Frame 1 (no input): blank canvas, image omitted
Frame 60 (the mouse pressed at the canvas centre just before this capture): blank canvas, image omitted
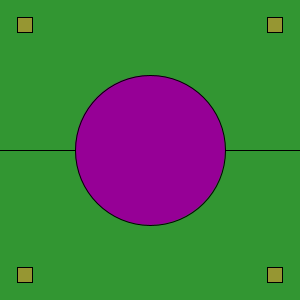
Frame 120 (the mouse held since frame 60 and released just before this capture)

The Processing sketch whose frames 1 and 60 were blank and that drew this single picture after the mouse press (run headless with seeded random() and noise(); from frame 60 on, the mouse is pressed at the canvas centre):

// Processing sketch: processing_35644
// ── processing_35644.pde

void setup() {
  size(300, 300);
}

void draw() {

  int x = 50;

  background(x, mouseX, x);

  rectMode(CENTER);
  fill(mouseY, X, mouseX);
  rect(width/2, height/2, -mouseX-mouseY, mouseY-mouseX);

  fill(mouseX, X, mouseY);
  ellipseMode(CENTER);
  ellipse(width/2, height/2, mouseX, mouseX);
  
  fill(mouseX, mouseY, x);
  rectMode(CENTER);
  rect(width-25, height-25, mouseX/10, mouseY/10);
  rect(width-275, height-275, mouseX/10, mouseY/10);
  rect(width-25, height-275, mouseX/10, mouseY/10); 
  rect(width-275, height-25, mouseX/10, mouseY/10);
 
}


  
  
